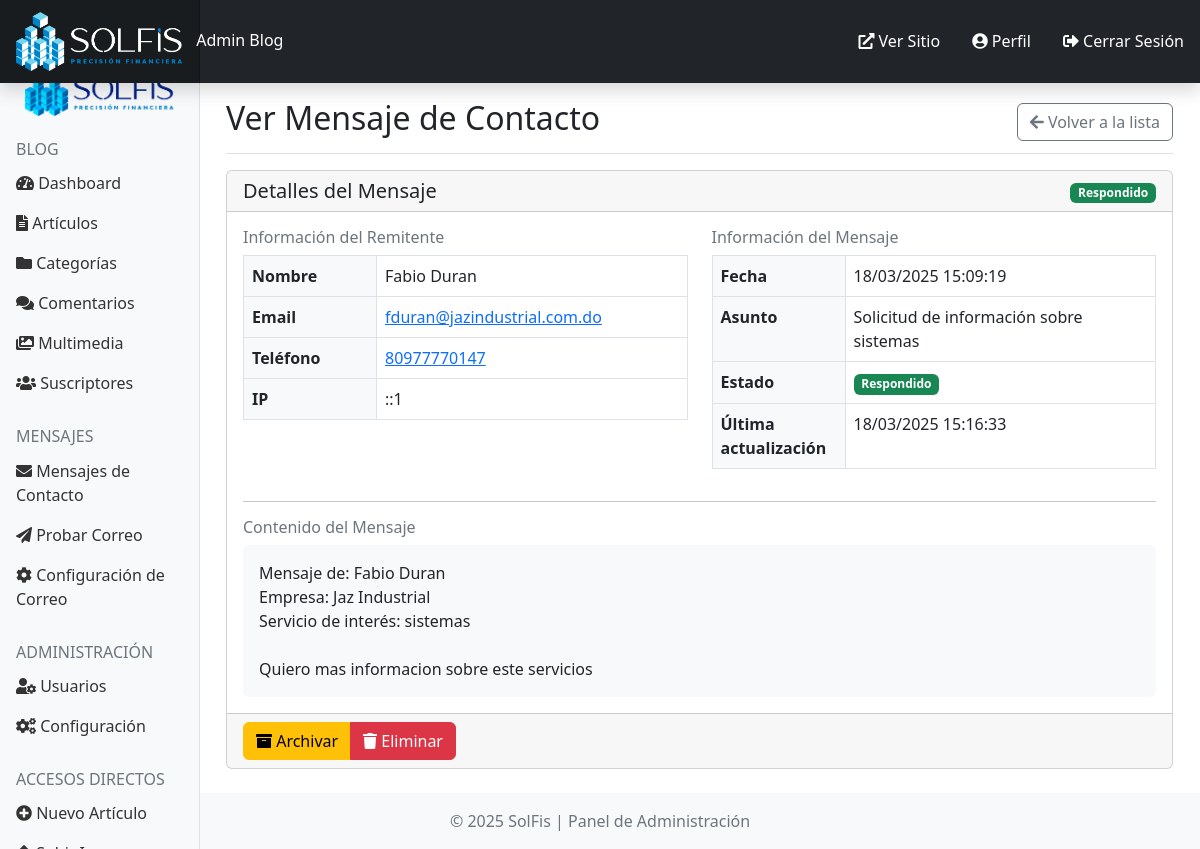
Screenshot of /admin/contact-view.php?id=3 (signed in) with the database file from the repository.
### tables this page shows
CREATE TABLE `contact_messages` (
  `id` int(11) NOT NULL,
  `name` varchar(100) NOT NULL,
  `email` varchar(100) NOT NULL,
  `phone` varchar(50) DEFAULT NULL,
  `subject` varchar(200) NOT NULL,
  `message` text NOT NULL,
  `status` enum('new','read','replied','archived') NOT NULL DEFAULT 'new',
  `ip_address` varchar(45) DEFAULT NULL,
  `created_at` datetime NOT NULL,
  `updated_at` datetime NOT NULL
);

### includes/blog-system.php (called while the page is built, shortened)
<?php
class Database {
    private $connection;
    private static $instance;
    private function __construct() {
        $this->connection = new mysqli(DB_HOST, DB_USER, DB_PASS, DB_NAME);
        $this->connection->set_charset("utf8mb4");
    }
    public static function getInstance() {
        if (!self::$instance) {
            self::$instance = new self();
        }
        return self::$instance;
    }
    public function query($sql) {
        return $this->connection->query($sql);
    }
}
class Auth {
    private static $instance;
    public static function getInstance() {
        if (!self::$instance) {
            self::$instance = new self();
        }
        return self::$instance;
    }
}
class Contact {
    private $db;
    public function __construct() {
        $this->db = Database::getInstance();
    }
    public function getMessageById($id) {
        $id = (int)$id;
        $sql = "SELECT * FROM contact_messages WHERE id = $id";
        $result = $this->db->query($sql);
        if ($result && $result->num_rows > 0) {
            return $result->fetch_assoc();
        }
        return null;
    }
}

### admin/contact-view.php (the view, shortened to what this page needs)
<?php
require_once '../includes/blog-system.php';
$id = (int)$_GET['id'];
$contact = new Contact();
$message = $contact->getMessageById($id);
?>
<?php include 'includes/header.php'; ?>
<div class="container-fluid">
    <div class="row">
        <?php include 'includes/sidebar.php'; ?>
        <main class="col-md-9 ms-sm-auto col-lg-10 px-md-4">
            <div class="d-flex justify-content-between flex-wrap flex-md-nowrap align-items-center pt-3 pb-2 mb-3 border-bottom">
                <h1 class="h2">Ver Mensaje de Contacto</h1>
                <div class="btn-toolbar mb-2 mb-md-0">
                    <a href="contact.php" class="btn btn-outline-secondary">
                        <i class="fas fa-arrow-left"></i> Volver a la lista
                    </a>
                </div>
            </div>
            <div class="card mb-4">
                <div class="card-header">
                    <div class="d-flex justify-content-between align-items-center">
                        <h5 class="mb-0">Detalles del Mensaje</h5>
                        <div>
                            <?php if ($message['status'] == 'new'): ?>
                                <span class="badge bg-danger">Nuevo</span>
                            <?php elseif ($message['status'] == 'read'): ?>
                                <span class="badge bg-warning text-dark">Leído</span>
                            <?php elseif ($message['status'] == 'replied'): ?>
                                <span class="badge bg-success">Respondido</span>
                            <?php else: ?>
                                <span class="badge bg-secondary">Archivado</span>
                            <?php endif; ?>
                        </div>
                    </div>
                </div>
                <div class="card-body">
                    <div class="row mb-3">
                        <div class="col-md-6">
                            <h6 class="text-muted">Información del Remitente</h6>
                            <table class="table table-bordered">
                                <tr>
                                    <th class="bg-light" style="width: 30%;">Nombre</th>
                                    <td><?php echo htmlspecialchars($message['name']); ?></td>
                                </tr>
                                <tr>
                                    <th class="bg-light">Email</th>
                                    <td>
                                        <a href="mailto:<?php echo htmlspecialchars($message['email']); ?>">
                                            <?php echo htmlspecialchars($message['email']); ?>
                                        </a>
                                    </td>
                                </tr>
                                <?php if (!empty($message['phone'])): ?>
                                <tr>
                                    <th class="bg-light">Teléfono</th>
                                    <td>
                                        <a href="tel:<?php echo htmlspecialchars($message['phone']); ?>">
                                            <?php echo htmlspecialchars($message['phone']); ?>
                                        </a>
                                    </td>
                                </tr>
                                <?php endif; ?>
                                <tr>
                                    <th class="bg-light">IP</th>
                                    <td><?php echo htmlspecialchars($message['ip_address']); ?></td>
                                </tr>
                            </table>
                        </div>
                        <div class="col-md-6">
                            <h6 class="text-muted">Información del Mensaje</h6>
                            <table class="table table-bordered">
                                <tr>
                                    <th class="bg-light" style="width: 30%;">Fecha</th>
                                    <td><?php echo date('d/m/Y H:i:s', strtotime($message['created_at'])); ?></td>
                                </tr>
                                <tr>
                                    <th class="bg-light">Asunto</th>
                                    <td><?php echo htmlspecialchars($message['subject']); ?></td>
                                </tr>
                                <tr>
                                    <th class="bg-light">Estado</th>
                                    <td>
                                        <?php if ($message['status'] == 'new'): ?>
                                            <span class="badge bg-danger">Nuevo</span>
                                        <?php elseif ($message['status'] == 'read'): ?>
                                            <span class="badge bg-warning text-dark">Leído</span>
                                        <?php elseif ($message['status'] == 'replied'): ?>
                                            <span class="badge bg-success">Respondido</span>
                                        <?php else: ?>
                                            <span class="badge bg-secondary">Archivado</span>
                                        <?php endif; ?>
                                    </td>
                                </tr>
                                <tr>
                                    <th class="bg-light">Última actualización</th>
                                    <td><?php echo date('d/m/Y H:i:s', strtotime($message['updated_at'])); ?></td>
                                </tr>
                            </table>
                        </div>
                    </div>
                    <hr>
                    <div class="row">
                        <div class="col-12">
                            <h6 class="text-muted">Contenido del Mensaje</h6>
                            <div class="message-content p-3 bg-light rounded">
                                <?php echo nl2br(htmlspecialchars($message['message'])); ?>
                            </div>
                        </div>
                    </div>
                </div>
                <div class="card-footer">
                    <div class="btn-group">
                        <?php if ($message['status'] == 'archived'): ?>
                        <a href="contact.php?action=unarchive&id=<?php echo $message['id']; ?>" class="btn btn-info" onclick="return confirm('¿Está seguro que desea desarchivar este mensaje?')">
                            <i class="fas fa-archive"></i> Desarchivar
                        </a>
                        <?php else: ?>
                        <a href="contact.php?action=archive&id=<?php echo $message['id']; ?>" class="btn btn-warning" onclick="return confirm('¿Está seguro que desea archivar este mensaje?')">
                            <i class="fas fa-archive"></i> Archivar
                        </a>
                        <?php endif; ?>
                        <a href="contact.php?action=delete&id=<?php echo $message['id']; ?>" class="btn btn-danger" onclick="return confirm('¿Está seguro que desea eliminar este mensaje? Esta acción no se puede deshacer.')">
                            <i class="fas fa-trash"></i> Eliminar
                        </a>
                    </div>
                </div>
            </div>
        </main>
    </div>
</div>
<?php include 'includes/footer.php'; ?>

### admin/includes/header.php (style rules this page uses)
body { min-height: 100vh; display: flex; flex-direction: column; overflow-x: hidden; }
.container-fluid { width: 100%; padding-right: 15px; padding-left: 15px; overflow-x: hidden; }
img, table, iframe, video, object { max-width: 100%; height: auto; }

### rows the page displays
contact_messages: name "Fabio Duran", email "fduran@jazindustrial.com.do", phone "80977770147", ip_address "::1", created_at "18/03/2025 15:09:19", subject "Solicitud de información sobre sistemas", updated_at "18/03/2025 15:16:33", message "Mensaje de: Fabio Duran Empresa: Jaz Industrial Servicio de interés: sistemas Quiero mas informacion sobre este servicios"
